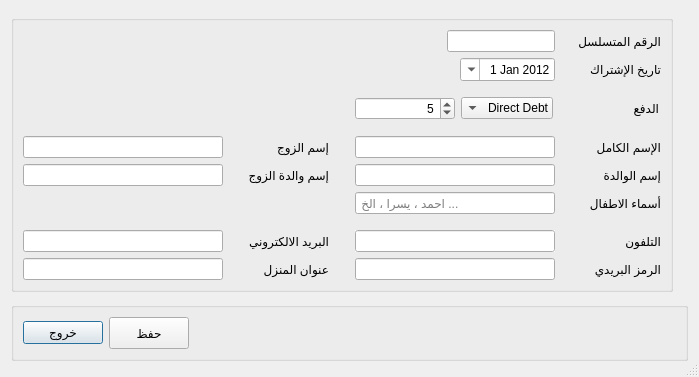
<?xml version="1.0" encoding="UTF-8"?>
<ui version="4.0">
 <class>AddMembersDialog</class>
 <widget class="QDialog" name="AddMembersDialog">
  <property name="geometry">
   <rect>
    <x>0</x>
    <y>0</y>
    <width>699</width>
    <height>377</height>
   </rect>
  </property>
  <property name="sizePolicy">
   <sizepolicy hsizetype="Fixed" vsizetype="Fixed">
    <horstretch>0</horstretch>
    <verstretch>0</verstretch>
   </sizepolicy>
  </property>
  <property name="windowTitle">
   <string>Dialog</string>
  </property>
  <property name="layoutDirection">
   <enum>Qt::LeftToRight</enum>
  </property>
  <property name="sizeGripEnabled">
   <bool>true</bool>
  </property>
  <property name="modal">
   <bool>true</bool>
  </property>
  <layout class="QGridLayout" name="gridLayout_2">
   <item row="0" column="0" colspan="2">
    <widget class="QGroupBox" name="groupBox">
     <property name="sizePolicy">
      <sizepolicy hsizetype="Fixed" vsizetype="Fixed">
       <horstretch>0</horstretch>
       <verstretch>0</verstretch>
      </sizepolicy>
     </property>
     <property name="title">
      <string/>
     </property>
     <layout class="QGridLayout" name="gridLayout_3">
      <item row="8" column="3">
       <layout class="QHBoxLayout" name="horizontalLayout_2">
        <item>
         <widget class="QLineEdit" name="mother">
          <property name="enabled">
           <bool>true</bool>
          </property>
          <property name="sizePolicy">
           <sizepolicy hsizetype="Fixed" vsizetype="Fixed">
            <horstretch>0</horstretch>
            <verstretch>0</verstretch>
           </sizepolicy>
          </property>
          <property name="minimumSize">
           <size>
            <width>200</width>
            <height>0</height>
           </size>
          </property>
          <property name="layoutDirection">
           <enum>Qt::RightToLeft</enum>
          </property>
          <property name="alignment">
           <set>Qt::AlignRight|Qt::AlignTrailing|Qt::AlignVCenter</set>
          </property>
          <property name="placeholderText">
           <string/>
          </property>
         </widget>
        </item>
        <item>
         <widget class="QLabel" name="motherLabel">
          <property name="enabled">
           <bool>true</bool>
          </property>
          <property name="sizePolicy">
           <sizepolicy hsizetype="Fixed" vsizetype="Preferred">
            <horstretch>0</horstretch>
            <verstretch>0</verstretch>
           </sizepolicy>
          </property>
          <property name="minimumSize">
           <size>
            <width>100</width>
            <height>0</height>
           </size>
          </property>
          <property name="layoutDirection">
           <enum>Qt::RightToLeft</enum>
          </property>
          <property name="text">
           <string>إسم الوالدة</string>
          </property>
          <property name="alignment">
           <set>Qt::AlignLeading|Qt::AlignLeft|Qt::AlignVCenter</set>
          </property>
         </widget>
        </item>
       </layout>
      </item>
      <item row="8" column="2">
       <spacer name="horizontalSpacer_2">
        <property name="orientation">
         <enum>Qt::Horizontal</enum>
        </property>
        <property name="sizeType">
         <enum>QSizePolicy::Fixed</enum>
        </property>
        <property name="sizeHint" stdset="0">
         <size>
          <width>20</width>
          <height>20</height>
         </size>
        </property>
       </spacer>
      </item>
      <item row="9" column="3">
       <layout class="QHBoxLayout" name="horizontalLayout_7">
        <item>
         <widget class="QLineEdit" name="childern">
          <property name="enabled">
           <bool>true</bool>
          </property>
          <property name="sizePolicy">
           <sizepolicy hsizetype="Fixed" vsizetype="Fixed">
            <horstretch>0</horstretch>
            <verstretch>0</verstretch>
           </sizepolicy>
          </property>
          <property name="minimumSize">
           <size>
            <width>200</width>
            <height>0</height>
           </size>
          </property>
          <property name="contextMenuPolicy">
           <enum>Qt::NoContextMenu</enum>
          </property>
          <property name="layoutDirection">
           <enum>Qt::LeftToRight</enum>
          </property>
          <property name="alignment">
           <set>Qt::AlignRight|Qt::AlignTrailing|Qt::AlignVCenter</set>
          </property>
          <property name="placeholderText">
           <string>... احمد ، يسرا ، الخ </string>
          </property>
         </widget>
        </item>
        <item>
         <widget class="QLabel" name="childernLabel">
          <property name="enabled">
           <bool>true</bool>
          </property>
          <property name="sizePolicy">
           <sizepolicy hsizetype="Fixed" vsizetype="Preferred">
            <horstretch>0</horstretch>
            <verstretch>0</verstretch>
           </sizepolicy>
          </property>
          <property name="minimumSize">
           <size>
            <width>100</width>
            <height>0</height>
           </size>
          </property>
          <property name="layoutDirection">
           <enum>Qt::RightToLeft</enum>
          </property>
          <property name="text">
           <string>أسماء الاطفال</string>
          </property>
          <property name="alignment">
           <set>Qt::AlignLeading|Qt::AlignLeft|Qt::AlignVCenter</set>
          </property>
         </widget>
        </item>
       </layout>
      </item>
      <item row="7" column="3">
       <layout class="QHBoxLayout" name="horizontalLayout">
        <item>
         <widget class="QLineEdit" name="name">
          <property name="enabled">
           <bool>true</bool>
          </property>
          <property name="sizePolicy">
           <sizepolicy hsizetype="Fixed" vsizetype="Fixed">
            <horstretch>0</horstretch>
            <verstretch>0</verstretch>
           </sizepolicy>
          </property>
          <property name="minimumSize">
           <size>
            <width>200</width>
            <height>0</height>
           </size>
          </property>
          <property name="layoutDirection">
           <enum>Qt::RightToLeft</enum>
          </property>
          <property name="alignment">
           <set>Qt::AlignRight|Qt::AlignTrailing|Qt::AlignVCenter</set>
          </property>
          <property name="placeholderText">
           <string/>
          </property>
          <property name="cursorMoveStyle">
           <enum>Qt::VisualMoveStyle</enum>
          </property>
         </widget>
        </item>
        <item>
         <widget class="QLabel" name="nameLabel">
          <property name="enabled">
           <bool>true</bool>
          </property>
          <property name="sizePolicy">
           <sizepolicy hsizetype="Fixed" vsizetype="Preferred">
            <horstretch>0</horstretch>
            <verstretch>0</verstretch>
           </sizepolicy>
          </property>
          <property name="minimumSize">
           <size>
            <width>100</width>
            <height>0</height>
           </size>
          </property>
          <property name="layoutDirection">
           <enum>Qt::RightToLeft</enum>
          </property>
          <property name="text">
           <string>الإسم الكامل</string>
          </property>
          <property name="alignment">
           <set>Qt::AlignLeading|Qt::AlignLeft|Qt::AlignVCenter</set>
          </property>
         </widget>
        </item>
       </layout>
      </item>
      <item row="8" column="1">
       <layout class="QHBoxLayout" name="horizontalLayout_4">
        <item>
         <widget class="QLineEdit" name="motherInLaw">
          <property name="enabled">
           <bool>true</bool>
          </property>
          <property name="sizePolicy">
           <sizepolicy hsizetype="Fixed" vsizetype="Fixed">
            <horstretch>0</horstretch>
            <verstretch>0</verstretch>
           </sizepolicy>
          </property>
          <property name="minimumSize">
           <size>
            <width>200</width>
            <height>0</height>
           </size>
          </property>
          <property name="layoutDirection">
           <enum>Qt::RightToLeft</enum>
          </property>
          <property name="alignment">
           <set>Qt::AlignRight|Qt::AlignTrailing|Qt::AlignVCenter</set>
          </property>
          <property name="placeholderText">
           <string/>
          </property>
         </widget>
        </item>
        <item>
         <widget class="QLabel" name="motherInLawLabel">
          <property name="enabled">
           <bool>true</bool>
          </property>
          <property name="sizePolicy">
           <sizepolicy hsizetype="Fixed" vsizetype="Preferred">
            <horstretch>0</horstretch>
            <verstretch>0</verstretch>
           </sizepolicy>
          </property>
          <property name="minimumSize">
           <size>
            <width>100</width>
            <height>0</height>
           </size>
          </property>
          <property name="layoutDirection">
           <enum>Qt::RightToLeft</enum>
          </property>
          <property name="text">
           <string>إسم والدة الزوج</string>
          </property>
          <property name="alignment">
           <set>Qt::AlignLeading|Qt::AlignLeft|Qt::AlignVCenter</set>
          </property>
         </widget>
        </item>
       </layout>
      </item>
      <item row="7" column="1">
       <layout class="QHBoxLayout" name="horizontalLayout_3">
        <item>
         <widget class="QLineEdit" name="spouse">
          <property name="enabled">
           <bool>true</bool>
          </property>
          <property name="sizePolicy">
           <sizepolicy hsizetype="Fixed" vsizetype="Fixed">
            <horstretch>0</horstretch>
            <verstretch>0</verstretch>
           </sizepolicy>
          </property>
          <property name="minimumSize">
           <size>
            <width>200</width>
            <height>0</height>
           </size>
          </property>
          <property name="layoutDirection">
           <enum>Qt::RightToLeft</enum>
          </property>
          <property name="alignment">
           <set>Qt::AlignRight|Qt::AlignTrailing|Qt::AlignVCenter</set>
          </property>
          <property name="placeholderText">
           <string/>
          </property>
         </widget>
        </item>
        <item>
         <widget class="QLabel" name="spouseLabel">
          <property name="enabled">
           <bool>true</bool>
          </property>
          <property name="sizePolicy">
           <sizepolicy hsizetype="Fixed" vsizetype="Preferred">
            <horstretch>0</horstretch>
            <verstretch>0</verstretch>
           </sizepolicy>
          </property>
          <property name="minimumSize">
           <size>
            <width>100</width>
            <height>0</height>
           </size>
          </property>
          <property name="layoutDirection">
           <enum>Qt::RightToLeft</enum>
          </property>
          <property name="text">
           <string>إسم الزوج</string>
          </property>
          <property name="alignment">
           <set>Qt::AlignLeading|Qt::AlignLeft|Qt::AlignVCenter</set>
          </property>
         </widget>
        </item>
       </layout>
      </item>
      <item row="1" column="3">
       <layout class="QHBoxLayout" name="horizontalLayout_13">
        <item>
         <spacer name="horizontalSpacer_3">
          <property name="orientation">
           <enum>Qt::Horizontal</enum>
          </property>
          <property name="sizeHint" stdset="0">
           <size>
            <width>40</width>
            <height>20</height>
           </size>
          </property>
         </spacer>
        </item>
        <item>
         <widget class="QLineEdit" name="refNo">
          <property name="enabled">
           <bool>true</bool>
          </property>
          <property name="sizePolicy">
           <sizepolicy hsizetype="Fixed" vsizetype="Fixed">
            <horstretch>0</horstretch>
            <verstretch>0</verstretch>
           </sizepolicy>
          </property>
          <property name="minimumSize">
           <size>
            <width>30</width>
            <height>0</height>
           </size>
          </property>
          <property name="layoutDirection">
           <enum>Qt::RightToLeft</enum>
          </property>
          <property name="alignment">
           <set>Qt::AlignRight|Qt::AlignTrailing|Qt::AlignVCenter</set>
          </property>
          <property name="placeholderText">
           <string/>
          </property>
         </widget>
        </item>
        <item>
         <widget class="QLabel" name="refNoLabel">
          <property name="enabled">
           <bool>true</bool>
          </property>
          <property name="sizePolicy">
           <sizepolicy hsizetype="Fixed" vsizetype="Preferred">
            <horstretch>0</horstretch>
            <verstretch>0</verstretch>
           </sizepolicy>
          </property>
          <property name="minimumSize">
           <size>
            <width>100</width>
            <height>0</height>
           </size>
          </property>
          <property name="layoutDirection">
           <enum>Qt::RightToLeft</enum>
          </property>
          <property name="text">
           <string>الرقم المتسلسل</string>
          </property>
          <property name="alignment">
           <set>Qt::AlignLeading|Qt::AlignLeft|Qt::AlignVCenter</set>
          </property>
         </widget>
        </item>
       </layout>
      </item>
      <item row="10" column="3">
       <spacer name="verticalSpacer">
        <property name="orientation">
         <enum>Qt::Vertical</enum>
        </property>
        <property name="sizeType">
         <enum>QSizePolicy::Fixed</enum>
        </property>
        <property name="sizeHint" stdset="0">
         <size>
          <width>20</width>
          <height>10</height>
         </size>
        </property>
       </spacer>
      </item>
      <item row="12" column="1">
       <layout class="QHBoxLayout" name="horizontalLayout_6">
        <item>
         <widget class="QLineEdit" name="address">
          <property name="enabled">
           <bool>true</bool>
          </property>
          <property name="sizePolicy">
           <sizepolicy hsizetype="Fixed" vsizetype="Fixed">
            <horstretch>0</horstretch>
            <verstretch>0</verstretch>
           </sizepolicy>
          </property>
          <property name="minimumSize">
           <size>
            <width>200</width>
            <height>0</height>
           </size>
          </property>
          <property name="layoutDirection">
           <enum>Qt::RightToLeft</enum>
          </property>
          <property name="alignment">
           <set>Qt::AlignLeading|Qt::AlignLeft|Qt::AlignVCenter</set>
          </property>
          <property name="placeholderText">
           <string/>
          </property>
         </widget>
        </item>
        <item>
         <widget class="QLabel" name="addressLabel">
          <property name="enabled">
           <bool>true</bool>
          </property>
          <property name="sizePolicy">
           <sizepolicy hsizetype="Fixed" vsizetype="Preferred">
            <horstretch>0</horstretch>
            <verstretch>0</verstretch>
           </sizepolicy>
          </property>
          <property name="minimumSize">
           <size>
            <width>100</width>
            <height>0</height>
           </size>
          </property>
          <property name="layoutDirection">
           <enum>Qt::RightToLeft</enum>
          </property>
          <property name="text">
           <string>عنوان المنزل</string>
          </property>
          <property name="alignment">
           <set>Qt::AlignLeading|Qt::AlignLeft|Qt::AlignVCenter</set>
          </property>
         </widget>
        </item>
       </layout>
      </item>
      <item row="11" column="1">
       <layout class="QHBoxLayout" name="horizontalLayout_12">
        <item>
         <widget class="QLineEdit" name="email">
          <property name="enabled">
           <bool>true</bool>
          </property>
          <property name="sizePolicy">
           <sizepolicy hsizetype="Fixed" vsizetype="Fixed">
            <horstretch>0</horstretch>
            <verstretch>0</verstretch>
           </sizepolicy>
          </property>
          <property name="minimumSize">
           <size>
            <width>200</width>
            <height>0</height>
           </size>
          </property>
          <property name="layoutDirection">
           <enum>Qt::RightToLeft</enum>
          </property>
          <property name="alignment">
           <set>Qt::AlignLeading|Qt::AlignLeft|Qt::AlignVCenter</set>
          </property>
          <property name="placeholderText">
           <string/>
          </property>
         </widget>
        </item>
        <item>
         <widget class="QLabel" name="emailLabel">
          <property name="enabled">
           <bool>true</bool>
          </property>
          <property name="sizePolicy">
           <sizepolicy hsizetype="Fixed" vsizetype="Preferred">
            <horstretch>0</horstretch>
            <verstretch>0</verstretch>
           </sizepolicy>
          </property>
          <property name="minimumSize">
           <size>
            <width>100</width>
            <height>0</height>
           </size>
          </property>
          <property name="layoutDirection">
           <enum>Qt::RightToLeft</enum>
          </property>
          <property name="text">
           <string>البريد الالكتروني</string>
          </property>
          <property name="alignment">
           <set>Qt::AlignLeading|Qt::AlignLeft|Qt::AlignVCenter</set>
          </property>
         </widget>
        </item>
       </layout>
      </item>
      <item row="11" column="3">
       <layout class="QHBoxLayout" name="horizontalLayout_8">
        <item>
         <widget class="QLineEdit" name="tel">
          <property name="enabled">
           <bool>true</bool>
          </property>
          <property name="sizePolicy">
           <sizepolicy hsizetype="Fixed" vsizetype="Fixed">
            <horstretch>0</horstretch>
            <verstretch>0</verstretch>
           </sizepolicy>
          </property>
          <property name="minimumSize">
           <size>
            <width>200</width>
            <height>0</height>
           </size>
          </property>
          <property name="layoutDirection">
           <enum>Qt::RightToLeft</enum>
          </property>
          <property name="autoFillBackground">
           <bool>true</bool>
          </property>
          <property name="inputMethodHints">
           <set>Qt::ImhTime</set>
          </property>
          <property name="alignment">
           <set>Qt::AlignRight|Qt::AlignTrailing|Qt::AlignVCenter</set>
          </property>
          <property name="placeholderText">
           <string/>
          </property>
         </widget>
        </item>
        <item>
         <widget class="QLabel" name="telLabel">
          <property name="enabled">
           <bool>true</bool>
          </property>
          <property name="sizePolicy">
           <sizepolicy hsizetype="Fixed" vsizetype="Preferred">
            <horstretch>0</horstretch>
            <verstretch>0</verstretch>
           </sizepolicy>
          </property>
          <property name="minimumSize">
           <size>
            <width>100</width>
            <height>0</height>
           </size>
          </property>
          <property name="layoutDirection">
           <enum>Qt::RightToLeft</enum>
          </property>
          <property name="text">
           <string>التلفون</string>
          </property>
          <property name="alignment">
           <set>Qt::AlignLeading|Qt::AlignLeft|Qt::AlignVCenter</set>
          </property>
         </widget>
        </item>
       </layout>
      </item>
      <item row="12" column="3">
       <layout class="QHBoxLayout" name="horizontalLayout_5">
        <item>
         <widget class="QLineEdit" name="postCode">
          <property name="enabled">
           <bool>true</bool>
          </property>
          <property name="sizePolicy">
           <sizepolicy hsizetype="Fixed" vsizetype="Fixed">
            <horstretch>0</horstretch>
            <verstretch>0</verstretch>
           </sizepolicy>
          </property>
          <property name="minimumSize">
           <size>
            <width>200</width>
            <height>0</height>
           </size>
          </property>
          <property name="layoutDirection">
           <enum>Qt::RightToLeft</enum>
          </property>
          <property name="alignment">
           <set>Qt::AlignLeading|Qt::AlignLeft|Qt::AlignVCenter</set>
          </property>
          <property name="placeholderText">
           <string/>
          </property>
         </widget>
        </item>
        <item>
         <widget class="QLabel" name="postCodeLabel">
          <property name="enabled">
           <bool>true</bool>
          </property>
          <property name="sizePolicy">
           <sizepolicy hsizetype="Fixed" vsizetype="Preferred">
            <horstretch>0</horstretch>
            <verstretch>0</verstretch>
           </sizepolicy>
          </property>
          <property name="minimumSize">
           <size>
            <width>100</width>
            <height>0</height>
           </size>
          </property>
          <property name="layoutDirection">
           <enum>Qt::RightToLeft</enum>
          </property>
          <property name="text">
           <string>الرمز البريدي</string>
          </property>
          <property name="alignment">
           <set>Qt::AlignLeading|Qt::AlignLeft|Qt::AlignVCenter</set>
          </property>
         </widget>
        </item>
       </layout>
      </item>
      <item row="2" column="3">
       <layout class="QHBoxLayout" name="horizontalLayout_10">
        <item>
         <spacer name="horizontalSpacer_4">
          <property name="orientation">
           <enum>Qt::Horizontal</enum>
          </property>
          <property name="sizeHint" stdset="0">
           <size>
            <width>40</width>
            <height>20</height>
           </size>
          </property>
         </spacer>
        </item>
        <item>
         <widget class="QDateEdit" name="memebershipDate">
          <property name="enabled">
           <bool>true</bool>
          </property>
          <property name="sizePolicy">
           <sizepolicy hsizetype="Fixed" vsizetype="Fixed">
            <horstretch>0</horstretch>
            <verstretch>0</verstretch>
           </sizepolicy>
          </property>
          <property name="minimumSize">
           <size>
            <width>94</width>
            <height>0</height>
           </size>
          </property>
          <property name="layoutDirection">
           <enum>Qt::RightToLeft</enum>
          </property>
          <property name="alignment">
           <set>Qt::AlignRight|Qt::AlignTrailing|Qt::AlignVCenter</set>
          </property>
          <property name="keyboardTracking">
           <bool>true</bool>
          </property>
          <property name="showGroupSeparator" stdset="0">
           <bool>false</bool>
          </property>
          <property name="maximumDate">
           <date>
            <year>2016</year>
            <month>12</month>
            <day>31</day>
           </date>
          </property>
          <property name="minimumDate">
           <date>
            <year>2012</year>
            <month>1</month>
            <day>1</day>
           </date>
          </property>
          <property name="currentSection">
           <enum>QDateTimeEdit::DaySection</enum>
          </property>
          <property name="calendarPopup">
           <bool>true</bool>
          </property>
          <property name="currentSectionIndex">
           <number>0</number>
          </property>
         </widget>
        </item>
        <item>
         <widget class="QLabel" name="dateEditLabel">
          <property name="enabled">
           <bool>true</bool>
          </property>
          <property name="minimumSize">
           <size>
            <width>100</width>
            <height>0</height>
           </size>
          </property>
          <property name="layoutDirection">
           <enum>Qt::RightToLeft</enum>
          </property>
          <property name="text">
           <string>تاريخ الإشتراك</string>
          </property>
          <property name="alignment">
           <set>Qt::AlignLeading|Qt::AlignLeft|Qt::AlignVCenter</set>
          </property>
         </widget>
        </item>
       </layout>
      </item>
      <item row="6" column="3">
       <spacer name="verticalSpacer_2">
        <property name="orientation">
         <enum>Qt::Vertical</enum>
        </property>
        <property name="sizeType">
         <enum>QSizePolicy::Fixed</enum>
        </property>
        <property name="sizeHint" stdset="0">
         <size>
          <width>20</width>
          <height>10</height>
         </size>
        </property>
       </spacer>
      </item>
      <item row="5" column="3">
       <layout class="QHBoxLayout" name="horizontalLayout_9">
        <item>
         <widget class="QSpinBox" name="payment">
          <property name="enabled">
           <bool>true</bool>
          </property>
          <property name="sizePolicy">
           <sizepolicy hsizetype="Fixed" vsizetype="Fixed">
            <horstretch>0</horstretch>
            <verstretch>0</verstretch>
           </sizepolicy>
          </property>
          <property name="minimumSize">
           <size>
            <width>100</width>
            <height>0</height>
           </size>
          </property>
          <property name="layoutDirection">
           <enum>Qt::LeftToRight</enum>
          </property>
          <property name="autoFillBackground">
           <bool>false</bool>
          </property>
          <property name="wrapping">
           <bool>false</bool>
          </property>
          <property name="alignment">
           <set>Qt::AlignRight|Qt::AlignTrailing|Qt::AlignVCenter</set>
          </property>
          <property name="maximum">
           <number>5000</number>
          </property>
          <property name="singleStep">
           <number>5</number>
          </property>
          <property name="value">
           <number>5</number>
          </property>
         </widget>
        </item>
        <item>
         <widget class="QComboBox" name="paymentMethod">
          <property name="enabled">
           <bool>true</bool>
          </property>
          <property name="sizePolicy">
           <sizepolicy hsizetype="Fixed" vsizetype="Fixed">
            <horstretch>0</horstretch>
            <verstretch>0</verstretch>
           </sizepolicy>
          </property>
          <property name="minimumSize">
           <size>
            <width>92</width>
            <height>0</height>
           </size>
          </property>
          <property name="layoutDirection">
           <enum>Qt::RightToLeft</enum>
          </property>
          <property name="currentText">
           <string>Direct Debt</string>
          </property>
          <property name="duplicatesEnabled">
           <bool>false</bool>
          </property>
          <item>
           <property name="text">
            <string>Direct Debt</string>
           </property>
          </item>
          <item>
           <property name="text">
            <string>Cash</string>
           </property>
          </item>
          <item>
           <property name="text">
            <string>Transfer</string>
           </property>
          </item>
          <item>
           <property name="text">
            <string>Bank Draft</string>
           </property>
          </item>
         </widget>
        </item>
        <item>
         <widget class="QLabel" name="methodLabel">
          <property name="enabled">
           <bool>true</bool>
          </property>
          <property name="sizePolicy">
           <sizepolicy hsizetype="Fixed" vsizetype="Preferred">
            <horstretch>0</horstretch>
            <verstretch>0</verstretch>
           </sizepolicy>
          </property>
          <property name="minimumSize">
           <size>
            <width>100</width>
            <height>0</height>
           </size>
          </property>
          <property name="layoutDirection">
           <enum>Qt::RightToLeft</enum>
          </property>
          <property name="text">
           <string>الدفع</string>
          </property>
          <property name="alignment">
           <set>Qt::AlignLeading|Qt::AlignLeft|Qt::AlignVCenter</set>
          </property>
         </widget>
        </item>
       </layout>
      </item>
      <item row="3" column="3">
       <spacer name="verticalSpacer_3">
        <property name="orientation">
         <enum>Qt::Vertical</enum>
        </property>
        <property name="sizeType">
         <enum>QSizePolicy::Fixed</enum>
        </property>
        <property name="sizeHint" stdset="0">
         <size>
          <width>20</width>
          <height>10</height>
         </size>
        </property>
       </spacer>
      </item>
     </layout>
    </widget>
   </item>
   <item row="2" column="0" colspan="2">
    <widget class="QGroupBox" name="groupBox_4">
     <property name="sizePolicy">
      <sizepolicy hsizetype="Preferred" vsizetype="Fixed">
       <horstretch>0</horstretch>
       <verstretch>0</verstretch>
      </sizepolicy>
     </property>
     <property name="title">
      <string/>
     </property>
     <property name="flat">
      <bool>false</bool>
     </property>
     <property name="checkable">
      <bool>false</bool>
     </property>
     <layout class="QGridLayout" name="gridLayout_4">
      <item row="0" column="0">
       <widget class="QPushButton" name="closeFormBtn">
        <property name="text">
         <string>خروج</string>
        </property>
       </widget>
      </item>
      <item row="0" column="1">
       <widget class="QPushButton" name="saveBtn">
        <property name="enabled">
         <bool>true</bool>
        </property>
        <property name="sizePolicy">
         <sizepolicy hsizetype="Preferred" vsizetype="Fixed">
          <horstretch>0</horstretch>
          <verstretch>0</verstretch>
         </sizepolicy>
        </property>
        <property name="minimumSize">
         <size>
          <width>0</width>
          <height>32</height>
         </size>
        </property>
        <property name="layoutDirection">
         <enum>Qt::RightToLeft</enum>
        </property>
        <property name="text">
         <string>حفظ</string>
        </property>
        <property name="checkable">
         <bool>false</bool>
        </property>
       </widget>
      </item>
      <item row="0" column="3">
       <widget class="QLabel" name="statusLbl">
        <property name="text">
         <string/>
        </property>
       </widget>
      </item>
      <item row="0" column="2">
       <spacer name="horizontalSpacer">
        <property name="orientation">
         <enum>Qt::Horizontal</enum>
        </property>
        <property name="sizeHint" stdset="0">
         <size>
          <width>443</width>
          <height>29</height>
         </size>
        </property>
       </spacer>
      </item>
     </layout>
    </widget>
   </item>
  </layout>
  <zorder>groupBox</zorder>
  <zorder>groupBox_4</zorder>
 </widget>
 <resources/>
 <connections/>
</ui>
